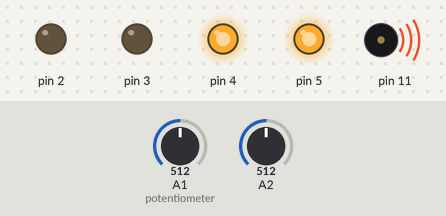
A sketch run on a simulated Arduino Uno, built with avr-gcc and run on an emulated ATmega328P. Shown: output pins drawn as LEDs (lit = HIGH), buzzer (waves = sounding). The test bench sets the inputs (shaded band); at power-on: A2 = 512, A1 (potentiometer) = 512.

Above: at 1.2 s.
1.3 s: A2 set to 489
At 2.4 s:
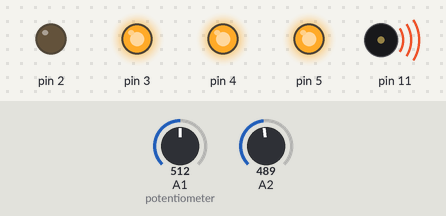
2.8 s: A2 set to 384
4.3 s: A2 set to 352
At 4.7 s:
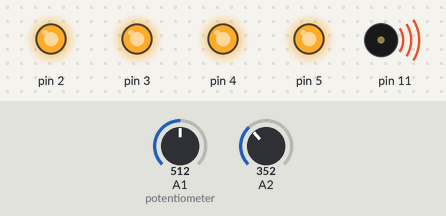
5.8 s: A2 set to 710
At 7.0 s:
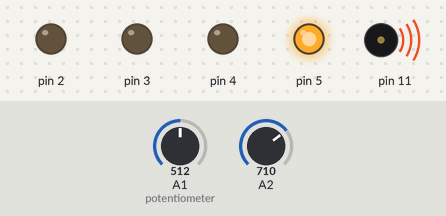
7.3 s: A2 set to 817
8.8 s: A2 set to 844
At 9.3 s:
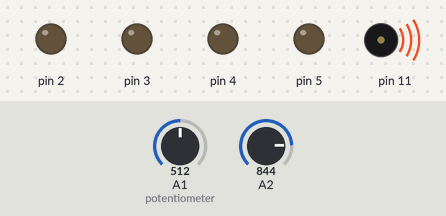
Timing chart, 0 to 11.3 s (numbered marks = the images above; inputs shaded):
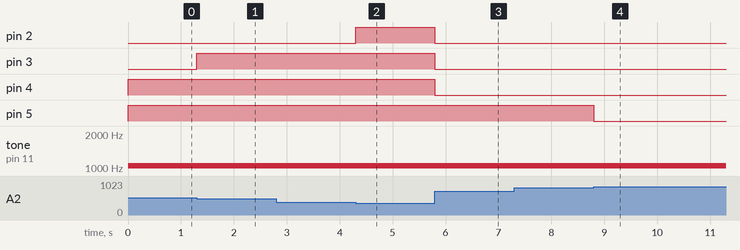

Measured:
- the behaviour switches between 501 and 500 on A2 (found by bisection; images 0 and 1)
- the behaviour switches between 371 and 370 on A2 (found by bisection; images 1 and 2)
- the behaviour switches between 831 and 832 on A2 (found by bisection; images 3 and 4)
- after the input at 1.3 s, pin 3: LOW → HIGH at once
- after the input at 2.8 s, every drawn part: stays the same
- after the input at 4.3 s, pin 2: LOW → HIGH at once
- after the input at 5.8 s, pin 2–4: HIGH → LOW at once
- after the input at 7.3 s, every drawn part: stays the same
- after the input at 8.8 s, pin 5: HIGH → LOW at once

The sketch:

rgenov2Lab5.ino
```cpp
// Raphael Genova - 667495961
// Lab 5 - Multiple Inputs and Outputs
// Description - be able to have my Arduino have two unconnected things at te same time, using multiple inputs
//               and outputs. Also be able to read and write analog inputs and outputs
// Assumption - being able to adjust the volume on a tuner and checking the lighting in the room
// References - looked up on the Internet and came across the Ardunio discussion boards about it,
//              Arduino Reference sheet on

int value; //for storing the value of the photoresistor

int sensorVal; //for storing the value of the potentiometer

int volume; //for the volume of the buzzer

//for storing the values of the LEDs
int led1 = LOW;
int led2 = LOW;
int led3 = LOW;
int led4 = LOW;

void setup() {

    pinMode(2, OUTPUT);
    pinMode(3, OUTPUT);
    pinMode(4, OUTPUT);
    pinMode(5, OUTPUT);

    pinMode(11, OUTPUT);
    pinMode(A1, INPUT);
    pinMode(A2, INPUT);

    //Serial.begin(9600);
}
void loop() {
  // put your main code here, to run repeatedly:

    value = analogRead(A2); //for reading the photoresistor value

    sensorVal = analogRead(A1); //for reading the potentiometer
    //Serial.println(sensorVal);

    volume = map(sensorVal, 0, 1023, 100, 2000);

    tone(11, volume); //analog output on a digital pin
    //delay(1);

    if(value <= 370) //for if the photoresistor is reading it's dark
    {
      led1 = HIGH;
      led2 = HIGH;
      led3 = HIGH;
      led4 = HIGH;
    }
    else if(value > 370 && value <= 500)//for if the photoresistor is reading it's partially dark
    {
      led1 = LOW;
      led2 = HIGH;
      led3 = HIGH;
      led4 = HIGH;
    }
    else if(value > 500 && value <= 700)//for if the photoresistor is reading it's half-dark and half-lit
    {
      led1 = LOW;
      led2 = LOW;
      led3 = HIGH;
      led4 = HIGH;
    }
    else if(value > 700 && value <= 831)//for if the photoresistor is reading it's partially lit
    {
      led1 = LOW;
      led2 = LOW;
      led3 = LOW;
      led4 = HIGH;
    }
    else //for if the photoresistor is reading it's fully lit
    {
      led1 = LOW;
      led2 = LOW;
      led3 = LOW;
      led4 = LOW;
    }

    //updates the LEDs accordingly
    digitalWrite(2, led1);
    digitalWrite(3, led2);
    digitalWrite(4, led3);
    digitalWrite(5, led4);

}
```
